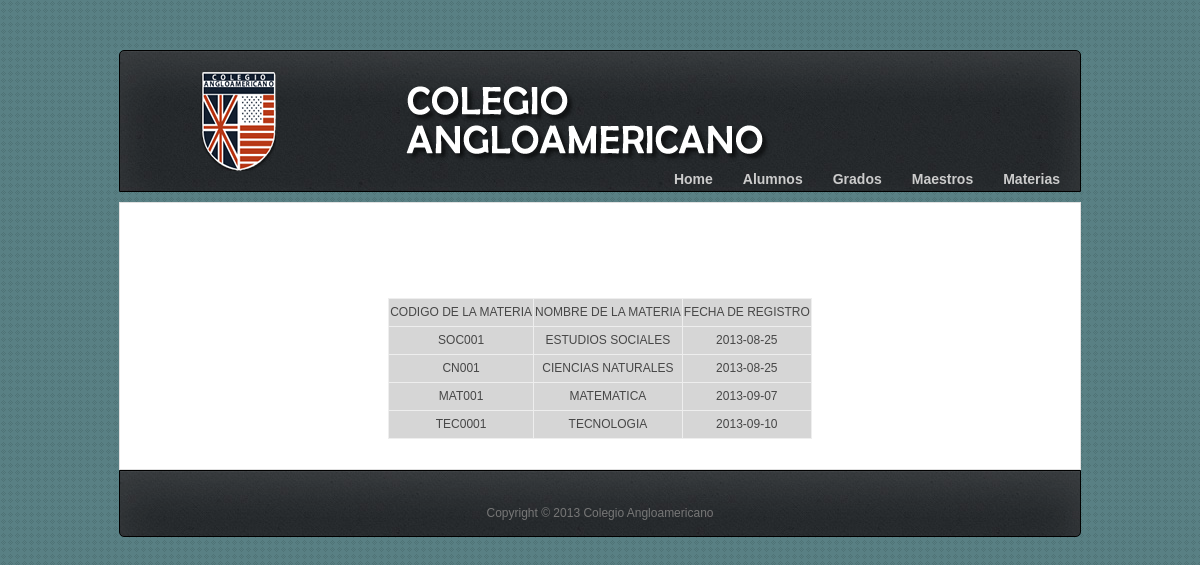
The page /admin/Consultar_Materia.php on the database its author committed.
### tables this page shows
CREATE TABLE IF NOT EXISTS `materias` (
  `ID_MATERIA` int(11) NOT NULL AUTO_INCREMENT,
  `STR_CODIGO` varchar(15) NOT NULL COMMENT 'cÓDIGO DE LA MATERIA',
  `STR_NOMBRE` varchar(60) NOT NULL COMMENT 'NOMBRE DE LA MATERIA',
  `FECHA_REGISTRO` date DEFAULT NULL,
  PRIMARY KEY (`ID_MATERIA`),
  UNIQUE KEY `MATERIAS_IDX02` (`STR_CODIGO`),
  KEY `MATERIAS_IDX01` (`ID_MATERIA`),
  KEY `MATERIAS_IDX03` (`STR_NOMBRE`)
);

### admin/Consultar_Materia.php (the view, shortened to what this page needs)
<?php require_once('../Connections/cnn.php'); ?>
<?php
$query_Recordset1 = "SELECT * FROM materias";
$Recordset1 = mysql_query($query_Recordset1, $cnn) or die(mysql_error());
$row_Recordset1 = mysql_fetch_assoc($Recordset1);
?>
<!DOCTYPE html>
<html lang="en">
<head>
	<link rel="stylesheet" href="../css/zerogrid.css">
	<link rel="stylesheet" href="../css/style.css">
    <link rel="stylesheet" href="../css/responsive.css">
	<link rel="stylesheet" href="../css/responsiveslides.css" />
  <link rel="stylesheet" href="../css/jquery-ui.css" />
</head>
<body>
<header>
 <div id=logo> <img src="../images/logo2.png" alt="Colegio Angloamericano"> </div>
 <div id=anglo> <img src="../images/COLEGIO_ANGLO.png" alt="Colegio Angloamericano"> </div>
  <nav>
	  <ul>
		<?php include("../includes/cabezeraadmin.php"); ?>
	  </ul>
  </nav>
</header>
<section id="content">
	<div class="zerogrid block">
	  <div class="row block03">
	    <h1>&nbsp;</h1>
	  </div>
	<div class="row block01">
      <table border="1" align="center">
        <tr>
          <td>CODIGO DE LA MATERIA</td>
          <td>NOMBRE DE LA MATERIA</td>
          <td>FECHA DE REGISTRO</td>
        </tr>
        <?php do { ?>
          <tr>
            <td><?php echo $row_Recordset1['STR_CODIGO']; ?></td>
            <td><?php echo $row_Recordset1['STR_NOMBRE']; ?></td>
            <td><?php echo $row_Recordset1['FECHA_REGISTRO']; ?></td>
          </tr>
          <?php } while ($row_Recordset1 = mysql_fetch_assoc($Recordset1)); ?>
      </table>
    </div>
	</div>
</section>
<footer>
	<div class="wrapfooter">
	<p>Copyright © 2013 Colegio Angloamericano</p>
	</div>
</footer>
</body></html>

### css/zerogrid.css (style rules this page uses)
.zerogrid { position: relative; width: 960px; margin: 0 auto; padding: 0; }
.zerogrid .row { text-align: center; }
.zerogrid:after { content: "\0020"; display: block; height: 0; clear: both; visibility: hidden; }
.clearfix:before, .clearfix:after, .row:before, .row:after { content: '\0020'; display: block; overflow: hidden; visibility: hidden; width: 0; height: 0; }
.row:after, .clearfix:after { clear: both; }
.row, .clearfix { zoom: 1; }

### css/style.css (style rules this page uses)
a,abbr,acronym,address,applet,article,aside,audio,b,blockquote,big,body,center,canvas,caption,cite,code,command,datalist,dd,del,details,dfn,dl,div,dt,em,embed,fieldset,figcaption,figure,font,footer,form,h1,h2,h3,h4,h5,h6,header,hgroup,html,i,iframe,img,ins,kbd,keygen,label,legend,li,meter,nav,object,ol,output,p,pre,progress,q,s,samp,section,small,span,source,strike,strong,sub,sup,tbody,tfoot,thead,th,tr,tdvideo,tt,u,ul,var { background: transparent; border: 0 none; font-size: 100%; margin: 0; padding: 0; border: 0; outline: 0; text-align: center; padding-top: 10px; }
ol, ul { list-style:none; }
table { padding:0; border-collapse:collapse; background-color: #D6D6D6; border-top-style: none; border-right-style: none; border-bottom-style: none; border-left-style: none; border-top-color: #000; border-right-color: #000; border-bottom-color: #000; border-left-color: #000; text-align: center; }
img { vertical-align:top; }
article, aside, audio, canvas, command, datalist, details, embed, figcaption, figure, footer, header, hgroup, keygen, meter, nav, output, progress, section, source, video { display:block; }
html, body { width:100%; padding:0; margin:0; }
body { background: #598084 url(../images/pattern15.png); color: #474747; font: 12px/25px Arial, Helvetica, sans-serif; }
header { width:960px;height: 130px; position:relative; margin: 50px auto 0px auto;background: url(../images/bgheader.jpg);border:1px solid #000000; -webkit-border-radius: 5px 5px 5px 5px;-moz-border-radius: 5px 5px 5px 5px;-khtml-border-radius: 5px 5px 5px 5px;border-radius: 5px 5px 0 0; box-shadow: 0px 20px 40px 0px rgba(255, 255, 255, 0.1) inset, 0px 1px 1px 0px rgba(255, 255, 255, 0.05) inset; }
header #logo { position: absolute; top: 1px; left: 76px; height: 2.355cm; width: 84px; }
header nav { position: absolute; top: 99px; right: 5px; height: 37px; }
header nav ul { list-style: none;margin: 0;padding: 0; }
.zerogrid { border:1px solid #E1E1E1; }
.block { background:#ffffff; }
.block01 { padding:30px 0px; }
.block03 { padding-bottom: 20px; }
footer { width:960px; margin:0 auto 50px auto; color:#777777; ;background: url(../images/bgheader.jpg);border:1px solid #000000; -webkit-border-radius: 0 0 5px 5px;-moz-border-radius: 0 0 5px 5px;-khtml-border-radius: 0 0 5px 5px;border-radius: 0 0 5px 5px; box-shadow: 0px 20px 40px 0px rgba(255, 255, 255, 0.1) inset, 0px 1px 1px 0px rgba(255, 255, 255, 0.05) inset; }
footer .wrapfooter { padding:10px; }

### css/responsive.css (style rules this page uses)
html { -webkit-text-size-adjust: none; }
img { max-width: 100%; height: auto; width: auto\9; }

### rows shown on the page
materias: STR_CODIGO "SOC001", STR_NOMBRE "ESTUDIOS SOCIALES", FECHA_REGISTRO "2013-08-25"
materias: STR_CODIGO "CN001", STR_NOMBRE "CIENCIAS NATURALES", FECHA_REGISTRO "2013-08-25"
materias: STR_CODIGO "MAT001", STR_NOMBRE "MATEMATICA", FECHA_REGISTRO "2013-09-07"
materias: STR_CODIGO "TEC0001", STR_NOMBRE "TECNOLOGIA", FECHA_REGISTRO "2013-09-10"
